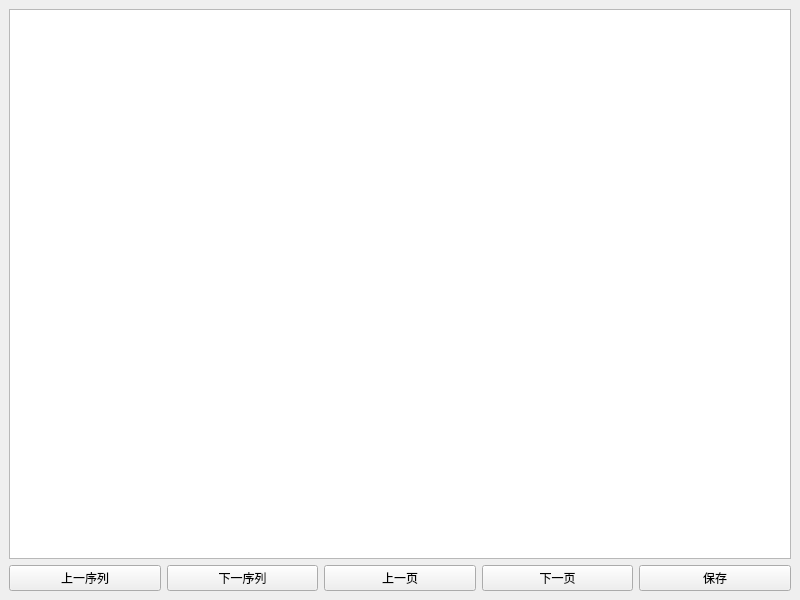
<?xml version="1.0" encoding="UTF-8"?>
<ui version="4.0">
 <class>MainWindow</class>
 <widget class="QMainWindow" name="MainWindow">
  <property name="geometry">
   <rect>
    <x>0</x>
    <y>0</y>
    <width>800</width>
    <height>600</height>
   </rect>
  </property>
  <property name="windowTitle">
   <string>OBDAnnotator</string>
  </property>
  <widget class="QWidget" name="centralwidget">
   <layout class="QGridLayout" name="gridLayout">
    <item row="1" column="0">
     <layout class="QHBoxLayout" name="buttonLayout">
      <item>
       <widget class="QPushButton" name="prevSeq">
        <property name="text">
         <string>上一序列</string>
        </property>
       </widget>
      </item>
      <item>
       <widget class="QPushButton" name="nextSeq">
        <property name="text">
         <string>下一序列</string>
        </property>
       </widget>
      </item>
      <item>
       <widget class="QPushButton" name="prevPage">
        <property name="text">
         <string>上一页</string>
        </property>
       </widget>
      </item>
      <item>
       <widget class="QPushButton" name="nextPage">
        <property name="text">
         <string>下一页</string>
        </property>
       </widget>
      </item>
      <item>
       <widget class="QPushButton" name="saveButton">
        <property name="text">
         <string>保存</string>
        </property>
       </widget>
      </item>
     </layout>
    </item>
    <item row="0" column="0">
     <layout class="QHBoxLayout" name="mainLayout" stretch="1,6">
      <property name="spacing">
       <number>6</number>
      </property>
      <property name="sizeConstraint">
       <enum>QLayout::SetDefaultConstraint</enum>
      </property>
      <item>
       <widget class="QListWidget" name="seqList">
        <property name="editTriggers">
         <set>QAbstractItemView::DoubleClicked</set>
        </property>
       </widget>
      </item>
      <item>
       <layout class="QGridLayout" name="imageLayout"/>
      </item>
     </layout>
    </item>
   </layout>
  </widget>
 </widget>
 <resources/>
 <connections/>
</ui>
